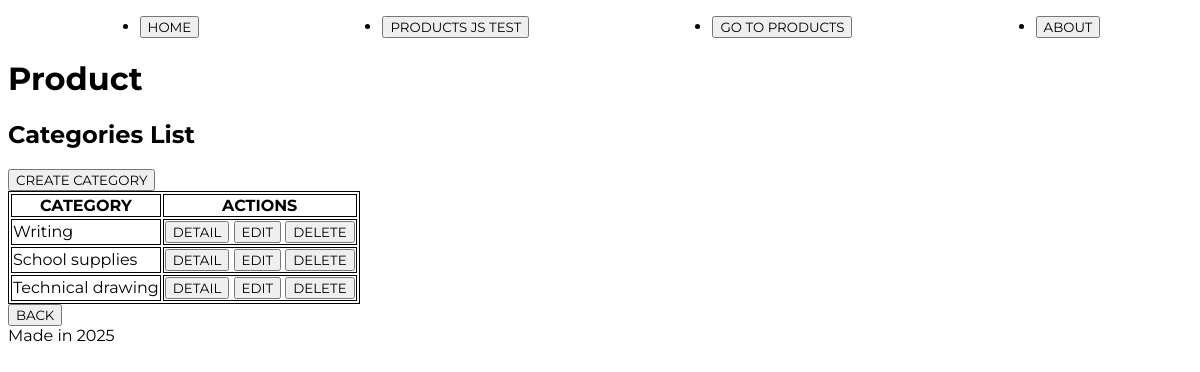
The page /product/category/list on the database as committed earlier.
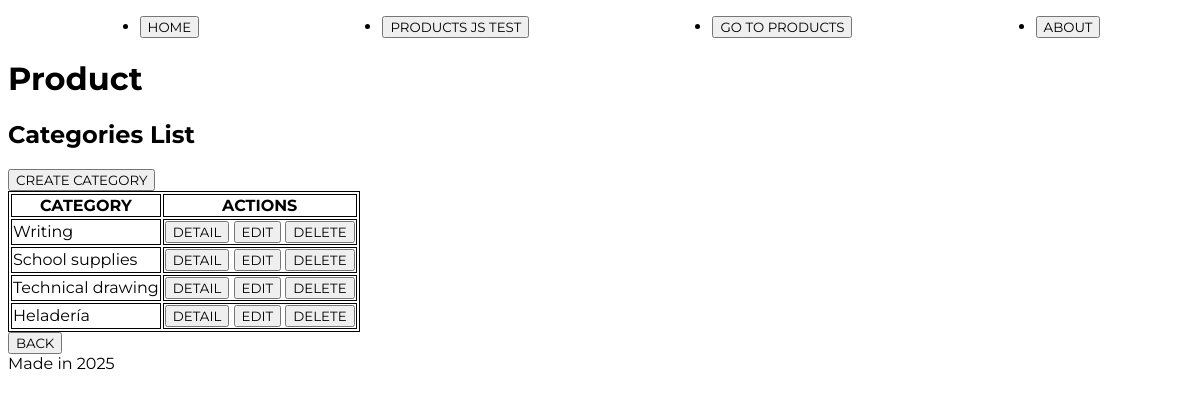
The same page on the database as committed later.
### product/models.py (models this page shows, shortened)
class Category(models.Model):
    name = models.CharField(max_length=255, unique=True)
    description = models.TextField(blank=True, null=True, verbose_name='Description')
    def __str__(self):
        return self.name
    class Meta:
        verbose_name = 'Product categories'

### product/views.py (the view)
# urls.py: path('category/list', views.category_list, name='category_list'),
def category_list(request: HttpRequest) -> HttpResponse: #anotación de tipo (HttpRequest) que devuelve una respuesta
    queryset = models.Category.objects.all()
    context2 = context.copy()
    context2.update({"object_list":queryset})
    return render(request, 'product/Category_crud/category_list.html', context2)

### product/templates/product/Category_crud/category_list.html
{% extends 'core/base.html' %}
{% block content %}
<h1>Product</h1>
<h2>Categories List</h2>
<a href="{% url 'product:category_create' %}"><button>CREATE CATEGORY</button></a>
<table class="tablaPrueba">
    <thead>
        <tr>
            <th>CATEGORY</th>
            <th>ACTIONS</th>
        </tr>
    </thead>
    <tbody>
        {% for category in object_list %}
        <tr>
            <td> {{ category }}</td>
            <td>
                <a href="{% url 'product:category_detail' category.id %}"><button>DETAIL</button></a>
                <a href="{% url 'product:category_update' category.id %}"><button>EDIT</button></a>
                <a href="{% url 'product:category_delete' category.id %}"><button>DELETE</button></a>
            </td>
        </tr>
        {% empty %}
        <tr>
            <td>No data available</td>
        </tr>
        {% endfor %}
    </tbody>
</table>
<a href="{% url 'product:index' %}"><button>BACK</button></a>
{% endblock content %}

Rows that differ between the two databases and show on the page:
added Category: name "Heladería"
